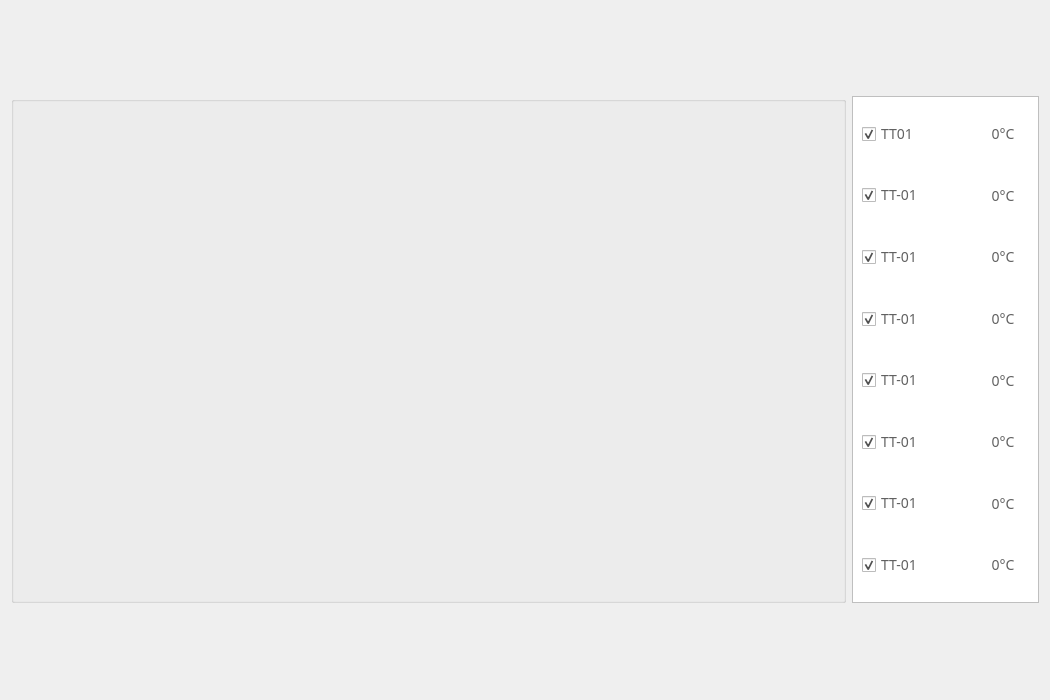
<?xml version="1.0" encoding="UTF-8"?>
<ui version="4.0">
 <class>CustomerRTCurve</class>
 <widget class="QWidget" name="CustomerRTCurve">
  <property name="geometry">
   <rect>
    <x>0</x>
    <y>0</y>
    <width>1050</width>
    <height>700</height>
   </rect>
  </property>
  <property name="windowTitle">
   <string>Form</string>
  </property>
  <layout class="QGridLayout" name="gridLayout">
   <item row="0" column="0">
    <widget class="QGroupBox" name="plots_groupbox">
     <property name="title">
      <string/>
     </property>
     <layout class="QGridLayout" name="gridLayout_4">
      <property name="leftMargin">
       <number>0</number>
      </property>
      <property name="topMargin">
       <number>0</number>
      </property>
      <property name="rightMargin">
       <number>0</number>
      </property>
      <property name="bottomMargin">
       <number>0</number>
      </property>
      <property name="spacing">
       <number>0</number>
      </property>
     </layout>
    </widget>
   </item>
   <item row="0" column="1">
    <widget class="QGroupBox" name="groupBox">
     <property name="maximumSize">
      <size>
       <width>187</width>
       <height>507</height>
      </size>
     </property>
     <property name="styleSheet">
      <string notr="true">QGroupBox {
background:rgba(255,255,255,1);
border:1px solid rgba(191,191,191,1);
}</string>
     </property>
     <property name="title">
      <string/>
     </property>
     <layout class="QGridLayout" name="gridLayout_2">
      <item row="0" column="0">
       <layout class="QHBoxLayout" name="horizontalLayout_2">
        <property name="spacing">
         <number>10</number>
        </property>
        <property name="leftMargin">
         <number>0</number>
        </property>
        <property name="rightMargin">
         <number>0</number>
        </property>
        <item>
         <widget class="QCheckBox" name="checkBox_chart_1">
          <property name="minimumSize">
           <size>
            <width>65</width>
            <height>0</height>
           </size>
          </property>
          <property name="maximumSize">
           <size>
            <width>65</width>
            <height>16777215</height>
           </size>
          </property>
          <property name="styleSheet">
           <string notr="true">QCheckBox {
font-size:14px;
font-family:PingFang SC;
font-weight:300;
line-height:44px;
color:rgba(97,97,97,1);
}</string>
          </property>
          <property name="text">
           <string>TT01</string>
          </property>
          <property name="checked">
           <bool>true</bool>
          </property>
         </widget>
        </item>
        <item>
         <widget class="QLabel" name="picLabel_1">
          <property name="minimumSize">
           <size>
            <width>30</width>
            <height>0</height>
           </size>
          </property>
          <property name="maximumSize">
           <size>
            <width>30</width>
            <height>16777215</height>
           </size>
          </property>
          <property name="styleSheet">
           <string notr="true">QLabel {
image: url(:/curve_blue.png);
}</string>
          </property>
          <property name="text">
           <string/>
          </property>
         </widget>
        </item>
        <item>
         <widget class="QLabel" name="real_time_value_1">
          <property name="font">
           <font>
            <family>PingFang SC</family>
            <pointsize>-1</pointsize>
            <weight>37</weight>
            <bold>false</bold>
           </font>
          </property>
          <property name="styleSheet">
           <string notr="true">QLabel {
font-size:14px;
font-family:PingFang SC;
font-weight:300;
line-height:44px;
color:rgba(97,97,97,1);
}</string>
          </property>
          <property name="text">
           <string>0°C</string>
          </property>
          <property name="alignment">
           <set>Qt::AlignCenter</set>
          </property>
         </widget>
        </item>
       </layout>
      </item>
      <item row="1" column="0">
       <layout class="QHBoxLayout" name="horizontalLayout_3">
        <property name="spacing">
         <number>10</number>
        </property>
        <property name="leftMargin">
         <number>0</number>
        </property>
        <property name="rightMargin">
         <number>0</number>
        </property>
        <item>
         <widget class="QCheckBox" name="checkBox_chart_2">
          <property name="minimumSize">
           <size>
            <width>65</width>
            <height>0</height>
           </size>
          </property>
          <property name="maximumSize">
           <size>
            <width>65</width>
            <height>16777215</height>
           </size>
          </property>
          <property name="styleSheet">
           <string notr="true">QCheckBox {
font-size:14px;
font-family:PingFang SC;
font-weight:300;
line-height:44px;
color:rgba(97,97,97,1);
}</string>
          </property>
          <property name="text">
           <string>TT-01</string>
          </property>
          <property name="checked">
           <bool>true</bool>
          </property>
         </widget>
        </item>
        <item>
         <widget class="QLabel" name="picLabel_2">
          <property name="minimumSize">
           <size>
            <width>30</width>
            <height>0</height>
           </size>
          </property>
          <property name="maximumSize">
           <size>
            <width>30</width>
            <height>16777215</height>
           </size>
          </property>
          <property name="styleSheet">
           <string notr="true">QLabel {
image: url(:/curve_green.png);
}</string>
          </property>
          <property name="text">
           <string/>
          </property>
         </widget>
        </item>
        <item>
         <widget class="QLabel" name="real_time_value_2">
          <property name="styleSheet">
           <string notr="true">QLabel {
font-size:14px;
font-family:PingFang SC;
font-weight:300;
line-height:44px;
color:rgba(97,97,97,1);
}</string>
          </property>
          <property name="text">
           <string>0°C</string>
          </property>
          <property name="alignment">
           <set>Qt::AlignCenter</set>
          </property>
         </widget>
        </item>
       </layout>
      </item>
      <item row="2" column="0">
       <layout class="QHBoxLayout" name="horizontalLayout_4">
        <property name="spacing">
         <number>10</number>
        </property>
        <property name="leftMargin">
         <number>0</number>
        </property>
        <property name="rightMargin">
         <number>0</number>
        </property>
        <item>
         <widget class="QCheckBox" name="checkBox_chart_3">
          <property name="minimumSize">
           <size>
            <width>65</width>
            <height>0</height>
           </size>
          </property>
          <property name="maximumSize">
           <size>
            <width>65</width>
            <height>16777215</height>
           </size>
          </property>
          <property name="styleSheet">
           <string notr="true">QCheckBox {
font-size:14px;
font-family:PingFang SC;
font-weight:300;
line-height:44px;
color:rgba(97,97,97,1);
}</string>
          </property>
          <property name="text">
           <string>TT-01</string>
          </property>
          <property name="checked">
           <bool>true</bool>
          </property>
         </widget>
        </item>
        <item>
         <widget class="QLabel" name="picLabel_3">
          <property name="minimumSize">
           <size>
            <width>30</width>
            <height>0</height>
           </size>
          </property>
          <property name="maximumSize">
           <size>
            <width>30</width>
            <height>16777215</height>
           </size>
          </property>
          <property name="styleSheet">
           <string notr="true">QLabel {
image: url(:/curve_pink.png);
}</string>
          </property>
          <property name="text">
           <string/>
          </property>
         </widget>
        </item>
        <item>
         <widget class="QLabel" name="real_time_value_3">
          <property name="styleSheet">
           <string notr="true">QLabel {
font-size:14px;
font-family:PingFang SC;
font-weight:300;
line-height:44px;
color:rgba(97,97,97,1);
}</string>
          </property>
          <property name="text">
           <string>0°C</string>
          </property>
          <property name="alignment">
           <set>Qt::AlignCenter</set>
          </property>
         </widget>
        </item>
       </layout>
      </item>
      <item row="3" column="0">
       <layout class="QHBoxLayout" name="horizontalLayout_5">
        <property name="spacing">
         <number>10</number>
        </property>
        <property name="leftMargin">
         <number>0</number>
        </property>
        <property name="rightMargin">
         <number>0</number>
        </property>
        <item>
         <widget class="QCheckBox" name="checkBox_chart_4">
          <property name="minimumSize">
           <size>
            <width>65</width>
            <height>0</height>
           </size>
          </property>
          <property name="maximumSize">
           <size>
            <width>65</width>
            <height>16777215</height>
           </size>
          </property>
          <property name="styleSheet">
           <string notr="true">QCheckBox {
font-size:14px;
font-family:PingFang SC;
font-weight:300;
line-height:44px;
color:rgba(97,97,97,1);
}</string>
          </property>
          <property name="text">
           <string>TT-01</string>
          </property>
          <property name="checked">
           <bool>true</bool>
          </property>
         </widget>
        </item>
        <item>
         <widget class="QLabel" name="picLabel_4">
          <property name="minimumSize">
           <size>
            <width>30</width>
            <height>0</height>
           </size>
          </property>
          <property name="maximumSize">
           <size>
            <width>30</width>
            <height>16777215</height>
           </size>
          </property>
          <property name="styleSheet">
           <string notr="true">QLabel {
image: url(:/curve_red.png);
}</string>
          </property>
          <property name="text">
           <string/>
          </property>
         </widget>
        </item>
        <item>
         <widget class="QLabel" name="real_time_value_4">
          <property name="styleSheet">
           <string notr="true">QLabel {
font-size:14px;
font-family:PingFang SC;
font-weight:300;
line-height:44px;
color:rgba(97,97,97,1);
}</string>
          </property>
          <property name="text">
           <string>0°C</string>
          </property>
          <property name="alignment">
           <set>Qt::AlignCenter</set>
          </property>
         </widget>
        </item>
       </layout>
      </item>
      <item row="4" column="0">
       <layout class="QHBoxLayout" name="horizontalLayout_6">
        <property name="spacing">
         <number>10</number>
        </property>
        <property name="leftMargin">
         <number>0</number>
        </property>
        <property name="rightMargin">
         <number>0</number>
        </property>
        <item>
         <widget class="QCheckBox" name="checkBox_chart_5">
          <property name="minimumSize">
           <size>
            <width>65</width>
            <height>0</height>
           </size>
          </property>
          <property name="maximumSize">
           <size>
            <width>65</width>
            <height>16777215</height>
           </size>
          </property>
          <property name="styleSheet">
           <string notr="true">QCheckBox {
font-size:14px;
font-family:PingFang SC;
font-weight:300;
line-height:44px;
color:rgba(97,97,97,1);
}</string>
          </property>
          <property name="text">
           <string>TT-01</string>
          </property>
          <property name="checked">
           <bool>true</bool>
          </property>
         </widget>
        </item>
        <item>
         <widget class="QLabel" name="picLabel_5">
          <property name="minimumSize">
           <size>
            <width>30</width>
            <height>0</height>
           </size>
          </property>
          <property name="maximumSize">
           <size>
            <width>30</width>
            <height>16777215</height>
           </size>
          </property>
          <property name="styleSheet">
           <string notr="true">QLabel {
image: url(:/curve_yellow.png);
}</string>
          </property>
          <property name="text">
           <string/>
          </property>
         </widget>
        </item>
        <item>
         <widget class="QLabel" name="real_time_value_5">
          <property name="styleSheet">
           <string notr="true">QLabel {
font-size:14px;
font-family:PingFang SC;
font-weight:300;
line-height:44px;
color:rgba(97,97,97,1);
}</string>
          </property>
          <property name="text">
           <string>0°C</string>
          </property>
          <property name="alignment">
           <set>Qt::AlignCenter</set>
          </property>
         </widget>
        </item>
       </layout>
      </item>
      <item row="5" column="0">
       <layout class="QHBoxLayout" name="horizontalLayout_7">
        <property name="spacing">
         <number>10</number>
        </property>
        <property name="leftMargin">
         <number>0</number>
        </property>
        <property name="rightMargin">
         <number>0</number>
        </property>
        <item>
         <widget class="QCheckBox" name="checkBox_chart_6">
          <property name="minimumSize">
           <size>
            <width>65</width>
            <height>0</height>
           </size>
          </property>
          <property name="maximumSize">
           <size>
            <width>65</width>
            <height>16777215</height>
           </size>
          </property>
          <property name="styleSheet">
           <string notr="true">QCheckBox {
font-size:14px;
font-family:PingFang SC;
font-weight:300;
line-height:44px;
color:rgba(97,97,97,1);
}</string>
          </property>
          <property name="text">
           <string>TT-01</string>
          </property>
          <property name="checked">
           <bool>true</bool>
          </property>
         </widget>
        </item>
        <item>
         <widget class="QLabel" name="picLabel_6">
          <property name="minimumSize">
           <size>
            <width>30</width>
            <height>0</height>
           </size>
          </property>
          <property name="maximumSize">
           <size>
            <width>30</width>
            <height>16777215</height>
           </size>
          </property>
          <property name="styleSheet">
           <string notr="true">QLabel {
image: url(:/curve_indigo.png);
}</string>
          </property>
          <property name="text">
           <string/>
          </property>
         </widget>
        </item>
        <item>
         <widget class="QLabel" name="real_time_value_6">
          <property name="styleSheet">
           <string notr="true">QLabel {
font-size:14px;
font-family:PingFang SC;
font-weight:300;
line-height:44px;
color:rgba(97,97,97,1);
}</string>
          </property>
          <property name="text">
           <string>0°C</string>
          </property>
          <property name="alignment">
           <set>Qt::AlignCenter</set>
          </property>
         </widget>
        </item>
       </layout>
      </item>
      <item row="6" column="0">
       <layout class="QHBoxLayout" name="horizontalLayout_8">
        <property name="spacing">
         <number>10</number>
        </property>
        <property name="leftMargin">
         <number>0</number>
        </property>
        <property name="rightMargin">
         <number>0</number>
        </property>
        <item>
         <widget class="QCheckBox" name="checkBox_chart_7">
          <property name="minimumSize">
           <size>
            <width>65</width>
            <height>0</height>
           </size>
          </property>
          <property name="maximumSize">
           <size>
            <width>65</width>
            <height>16777215</height>
           </size>
          </property>
          <property name="styleSheet">
           <string notr="true">QCheckBox {
font-size:14px;
font-family:PingFang SC;
font-weight:300;
line-height:44px;
color:rgba(97,97,97,1);
}</string>
          </property>
          <property name="text">
           <string>TT-01</string>
          </property>
          <property name="checked">
           <bool>true</bool>
          </property>
         </widget>
        </item>
        <item>
         <widget class="QLabel" name="picLabel_7">
          <property name="minimumSize">
           <size>
            <width>30</width>
            <height>0</height>
           </size>
          </property>
          <property name="maximumSize">
           <size>
            <width>30</width>
            <height>16777215</height>
           </size>
          </property>
          <property name="styleSheet">
           <string notr="true">QLabel {
image: url(:/curve_indigo.png);
}</string>
          </property>
          <property name="text">
           <string/>
          </property>
         </widget>
        </item>
        <item>
         <widget class="QLabel" name="real_time_value_7">
          <property name="styleSheet">
           <string notr="true">QLabel {
font-size:14px;
font-family:PingFang SC;
font-weight:300;
line-height:44px;
color:rgba(97,97,97,1);
}</string>
          </property>
          <property name="text">
           <string>0°C</string>
          </property>
          <property name="alignment">
           <set>Qt::AlignCenter</set>
          </property>
         </widget>
        </item>
       </layout>
      </item>
      <item row="7" column="0">
       <layout class="QHBoxLayout" name="horizontalLayout_9">
        <property name="spacing">
         <number>10</number>
        </property>
        <property name="leftMargin">
         <number>0</number>
        </property>
        <property name="rightMargin">
         <number>0</number>
        </property>
        <item>
         <widget class="QCheckBox" name="checkBox_chart_8">
          <property name="minimumSize">
           <size>
            <width>65</width>
            <height>0</height>
           </size>
          </property>
          <property name="maximumSize">
           <size>
            <width>65</width>
            <height>16777215</height>
           </size>
          </property>
          <property name="styleSheet">
           <string notr="true">QCheckBox {
font-size:14px;
font-family:PingFang SC;
font-weight:300;
line-height:44px;
color:rgba(97,97,97,1);
}</string>
          </property>
          <property name="text">
           <string>TT-01</string>
          </property>
          <property name="checked">
           <bool>true</bool>
          </property>
         </widget>
        </item>
        <item>
         <widget class="QLabel" name="picLabel_8">
          <property name="minimumSize">
           <size>
            <width>30</width>
            <height>0</height>
           </size>
          </property>
          <property name="maximumSize">
           <size>
            <width>30</width>
            <height>16777215</height>
           </size>
          </property>
          <property name="styleSheet">
           <string notr="true">QLabel {
image: url(:/curve_indigo.png);
}</string>
          </property>
          <property name="text">
           <string/>
          </property>
         </widget>
        </item>
        <item>
         <widget class="QLabel" name="real_time_value_8">
          <property name="styleSheet">
           <string notr="true">QLabel {
font-size:14px;
font-family:PingFang SC;
font-weight:300;
line-height:44px;
color:rgba(97,97,97,1);
}</string>
          </property>
          <property name="text">
           <string>0°C</string>
          </property>
          <property name="alignment">
           <set>Qt::AlignCenter</set>
          </property>
         </widget>
        </item>
       </layout>
      </item>
     </layout>
    </widget>
   </item>
  </layout>
 </widget>
 <resources/>
 <connections/>
</ui>
